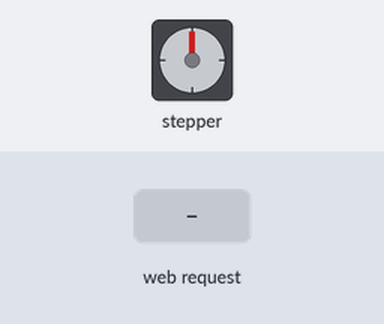
Recording of a program running on a simulated ESP32. On the bench: stepper motor. The test bench sets the inputs (shaded band). WiFi joins after 1.5 s; servers stay silent unless stated; stepper angles assume 2048 steps per turn; what the program prints to the serial monitor is not drawn.

Above: at 3.7 s.
3.8 s: HTTP request GET /motor/on received
At 5.02 s:
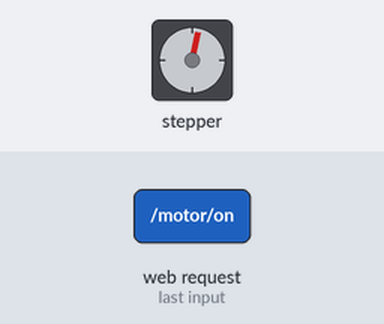
6.8 s: HTTP request GET /motor/off received
At 6.8 s:
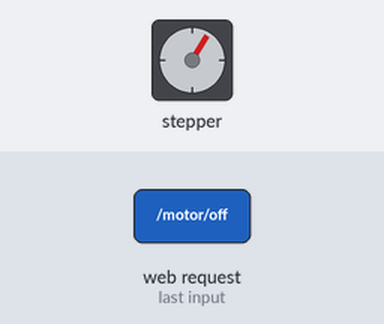
Timing chart, 0 to 9.8 s (numbered marks = the images above; inputs shaded):
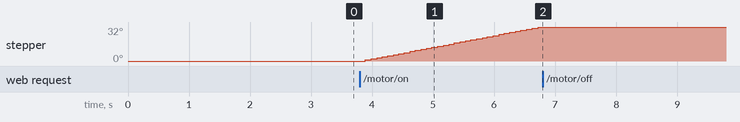

The program:

main.cpp
```cpp
#include <Arduino.h>
#include <WiFi.h>
#include <Stepper.h>

// Definição dos pinos do driver ULN2003 (usando os números GPIO diretamente)
#define IN1 4   // Azul (GPIO 4)
#define IN2 12  // Amarelo (GPIO 12)
#define IN3 13  // Laranja (GPIO 13)
#define IN4 14  // Verde (GPIO 14)

// Número de passos por revolução do motor (ajuste conforme necessário)
const int stepsPerRevolution = 2048;

// Inicializa a biblioteca do motor de passo
Stepper myStepper(stepsPerRevolution, IN4, IN3, IN2, IN1);

// Credenciais de rede Wi-Fi
const char* ssid = "Lavoisier";
const char* password = "Lavoisier1";

// Definir o número da porta do servidor
WiFiServer server(80);

// Variáveis auxiliares
String header;
String motorState = "off";  // Estado do motor (inicialmente desligado)

// Tempo de controle
unsigned long currentTime = millis();
unsigned long previousTime = 0;
const long timeoutTime = 2000;

bool isMotorRunning = false;  // Flag para verificar se o motor está rodando

// Função para conectar ao Wi-Fi com tentativas
void connectWiFi() {
  Serial.print("Conectando ao Wi-Fi");
  WiFi.begin(ssid, password);

  // Espera até conectar ao Wi-Fi
  while (WiFi.status() != WL_CONNECTED) {
    delay(500);  // Aguarda meio segundo
    Serial.print(".");
  }

  // Imprime o IP do ESP32
  Serial.println("");
  Serial.println("Wi-Fi conectado!");
  Serial.print("IP do ESP32: ");
  Serial.println(WiFi.localIP());
}

// Função que gera a página HTML para o controle do motor
String generateHTML() {
  String html = "<!DOCTYPE html><html>";
  html += "<head><meta name=\"viewport\" content=\"width=device-width, initial-scale=1\">";
  html += "<link rel=\"icon\" href=\"data:,\">";
  html += "<style>html { font-family: Helvetica; display: inline-block; margin: 0px auto; text-align: center;} ";
  html += ".button { background-color: #4CAF50; border: none; color: white; padding: 16px 40px; font-size: 30px; margin: 2px; cursor: pointer;} ";
  html += ".button2 {background-color: #555555;}</style></head>";
  html += "<body><h1>Controle do Motor de Passo</h1>";
  html += "<p>Estado do Motor: " + motorState + "</p>";

  // Botão para ligar ou desligar o motor
  if (motorState == "off") {
    html += "<p><a href=\"/motor/on\"><button class=\"button\">Ligar Motor</button></a></p>";
  } else {
    html += "<p><a href=\"/motor/off\"><button class=\"button button2\">Desligar Motor</button></a></p>";
  }

  html += "</body></html>";
  return html;
}

// Função que faz o motor girar de forma contínua
void runMotorContinuously() {
  if (motorState == "on" && !isMotorRunning) {
    isMotorRunning = true;
    Serial.println("Motor está girando...");
  }
  if (motorState == "on" && isMotorRunning) {
    myStepper.step(1);  // Giro contínuo, um passo por vez
    delay(10);  // Delay para evitar que o motor gire muito rápido
  }
  if (motorState == "off") {
    isMotorRunning = false;
    Serial.println("Motor parou.");
  }
}

void setup() {
  Serial.begin(115200);

  // Atraso inicial para garantir que o ESP32 tenha tempo de estabilizar
  delay(1000);  // Aguarda 1 segundo para estabilizar

  // Conecta ao Wi-Fi
  connectWiFi();

  // Inicia o servidor
  server.begin();

  // Configura o motor de passo
  myStepper.setSpeed(5);  // Define a velocidade do motor (5 RPM)
}

void loop() {
  WiFiClient client = server.available();   // Escuta por clientes

  if (client) {                             // Se um novo cliente se conectar,
    currentTime = millis();
    previousTime = currentTime;
    Serial.println("Novo Cliente.");

    String currentLine = "";                // Variável para armazenar os dados recebidos
    while (client.connected() && currentTime - previousTime <= timeoutTime) {
      currentTime = millis();
      if (client.available()) {             // Se há dados para ler do cliente
        char c = client.read();             // Lê o byte
        Serial.write(c);                    // Exibe no serial monitor
        header += c;
        if (c == '\n') {                    // Se encontrou uma nova linha
          if (currentLine.length() == 0) {  // Fim do cabeçalho da requisição HTTP
            // Resposta HTTP
            client.println("HTTP/1.1 200 OK");
            client.println("Content-type:text/html");
            client.println("Connection: close");
            client.println();

            // Controle do motor de passo
            if (header.indexOf("GET /motor/on") >= 0) {
              motorState = "on";  // Motor começa a girar
              Serial.println("Motor Ligado");
            } else if (header.indexOf("GET /motor/off") >= 0) {
              motorState = "off";  // Motor para de girar
              Serial.println("Motor Desligado");
            }

            // Envia o HTML para o cliente
            client.print(generateHTML());

            client.println();
            break;
          } else {
            currentLine = "";
          }
        } else if (c != '\r') {
          currentLine += c;
        }
      }
    }
    header = "";  // Limpa a variável de cabeçalho
    client.stop();
    Serial.println("Cliente desconectado.");
  }

  // Roda o motor continuamente se o estado for "on"
  runMotorContinuously();
}
```

Measured:
- after the input at 3.8 s, stepper: keeps turning clockwise at about 11°/s, starting after 0.09 s
- after the input at 6.8 s, stepper: stops changing and stays 32°
